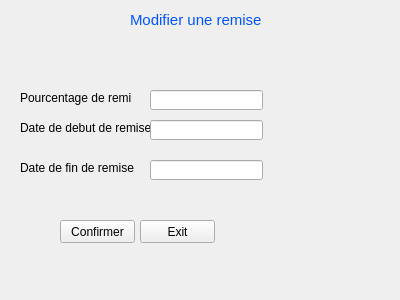
<?xml version="1.0" encoding="UTF-8"?>
<ui version="4.0">
 <class>modifierremise2</class>
 <widget class="QWidget" name="modifierremise2">
  <property name="geometry">
   <rect>
    <x>0</x>
    <y>0</y>
    <width>400</width>
    <height>300</height>
   </rect>
  </property>
  <property name="windowTitle">
   <string>Form</string>
  </property>
  <widget class="QLabel" name="label">
   <property name="geometry">
    <rect>
     <x>130</x>
     <y>10</y>
     <width>151</width>
     <height>20</height>
    </rect>
   </property>
   <property name="text">
    <string>&lt;html&gt;&lt;head/&gt;&lt;body&gt;&lt;p&gt;&lt;span style=&quot; font-size:11pt; color:#0055ff;&quot;&gt;Modifier une remise&lt;/span&gt;&lt;/p&gt;&lt;/body&gt;&lt;/html&gt;</string>
   </property>
  </widget>
  <widget class="QLabel" name="label_2">
   <property name="geometry">
    <rect>
     <x>20</x>
     <y>90</y>
     <width>111</width>
     <height>16</height>
    </rect>
   </property>
   <property name="text">
    <string>Pourcentage de remise</string>
   </property>
  </widget>
  <widget class="QLabel" name="label_3">
   <property name="geometry">
    <rect>
     <x>20</x>
     <y>120</y>
     <width>131</width>
     <height>16</height>
    </rect>
   </property>
   <property name="text">
    <string>Date de debut de remise</string>
   </property>
  </widget>
  <widget class="QLabel" name="label_4">
   <property name="geometry">
    <rect>
     <x>20</x>
     <y>160</y>
     <width>121</width>
     <height>16</height>
    </rect>
   </property>
   <property name="text">
    <string>Date de fin de remise</string>
   </property>
  </widget>
  <widget class="QLineEdit" name="lineEdit">
   <property name="geometry">
    <rect>
     <x>150</x>
     <y>90</y>
     <width>113</width>
     <height>20</height>
    </rect>
   </property>
  </widget>
  <widget class="QLineEdit" name="lineEdit_2">
   <property name="geometry">
    <rect>
     <x>150</x>
     <y>120</y>
     <width>113</width>
     <height>20</height>
    </rect>
   </property>
  </widget>
  <widget class="QLineEdit" name="lineEdit_3">
   <property name="geometry">
    <rect>
     <x>150</x>
     <y>160</y>
     <width>113</width>
     <height>20</height>
    </rect>
   </property>
  </widget>
  <widget class="QPushButton" name="pushButton">
   <property name="geometry">
    <rect>
     <x>60</x>
     <y>220</y>
     <width>75</width>
     <height>23</height>
    </rect>
   </property>
   <property name="text">
    <string>Confirmer</string>
   </property>
  </widget>
  <widget class="QPushButton" name="pushButton_2">
   <property name="geometry">
    <rect>
     <x>140</x>
     <y>220</y>
     <width>75</width>
     <height>23</height>
    </rect>
   </property>
   <property name="text">
    <string>Exit</string>
   </property>
  </widget>
 </widget>
 <resources/>
 <connections/>
</ui>
